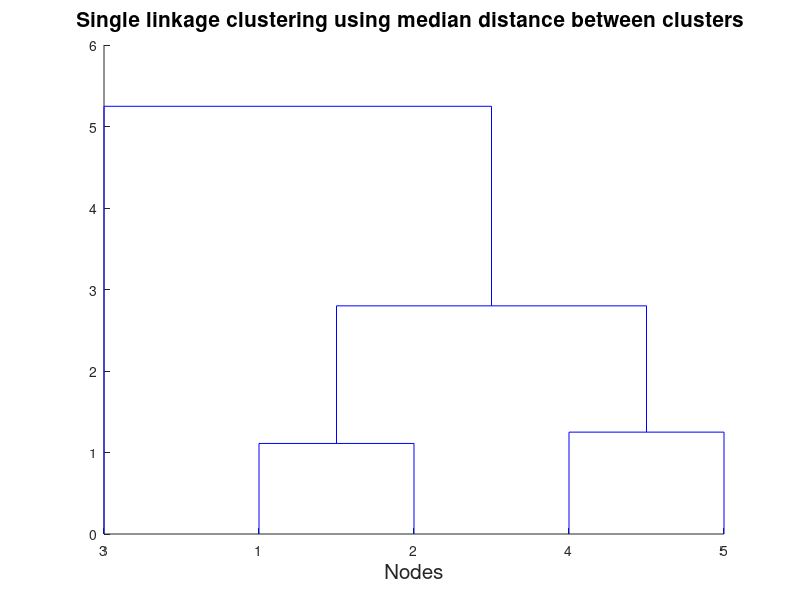

The MATLAB script that drew this image:
%  X1= [1,0.9,0.10,0.65,0.2;0.9,1,0.70,0.60,0.50;0.1,0.7,1,0.4,0.3;0.65,0.6,0.4,1,0.8;0.2,0.5,0.3,0.8,1];
%  X1= 1./X1 ;

 X1= [0.9 0.1 0.65 0.2 0.7 0.6 0.5 0.4 0.3 0.8];
 
 %  X1 = X1*9;
% % D = pdist(X1);
 D = X1;
Z = linkage(1./X1,'median');
figure,
H = dendrogram(Z);
title('Single linkage clustering using median distance between clusters ','Fontsize',15);
xlabel('Nodes','Fontsize',15);